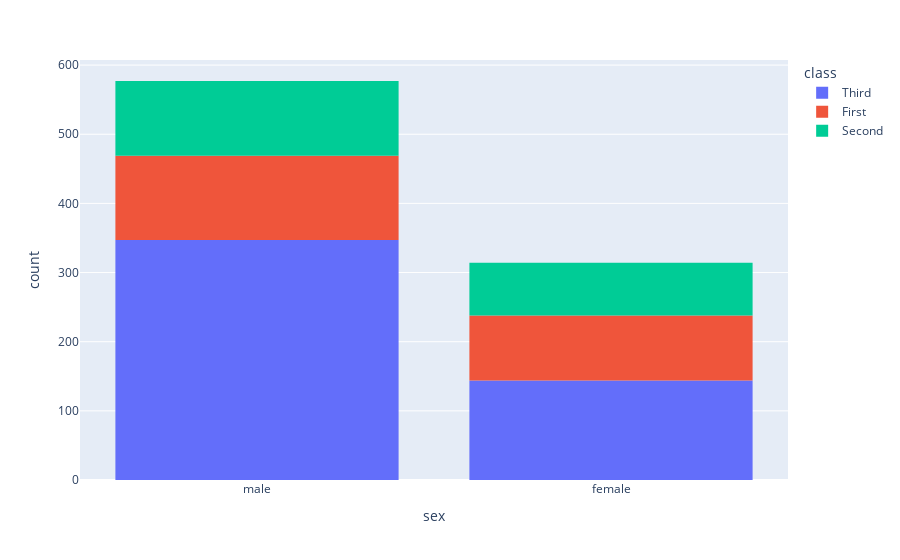

Write notebook code for a chart like this one.
### Code cell
px.histogram(titanic, x="sex", color="class") ## Multivariat = Mehrere Attribute können pro Plot ausgewertet werden

### Figure 1 — Plotly figure (JSON) as saved in the notebook; plotly's stock layout.template omitted (floating-point values rounded to 4 significant figures; data arrays with more than 128 entries replaced by an {"elided": "..."} marker saying what was removed)
{"data": [{"alignmentgroup": "True", "bingroup": "x", "hovertemplate": "class=Third<br>sex=%{x}<br>count=%{y}<extra></extra>", "legendgroup": "Third", "marker": {"color": "#636efa"}, "name": "Third", "offsetgroup": "Third", "orientation": "v", "showlegend": true, "type": "histogram", "x": {"elided": "491 str values"}, "xaxis": "x", "yaxis": "y"}, {"alignmentgroup": "True", "bingroup": "x", "hovertemplate": "class=First<br>sex=%{x}<br>count=%{y}<extra></extra>", "legendgroup": "First", "marker": {"color": "#EF553B"}, "name": "First", "offsetgroup": "First", "orientation": "v", "showlegend": true, "type": "histogram", "x": {"elided": "216 str values"}, "xaxis": "x", "yaxis": "y"}, {"alignmentgroup": "True", "bingroup": "x", "hovertemplate": "class=Second<br>sex=%{x}<br>count=%{y}<extra></extra>", "legendgroup": "Second", "marker": {"color": "#00cc96"}, "name": "Second", "offsetgroup": "Second", "orientation": "v", "showlegend": true, "type": "histogram", "x": {"elided": "184 str values"}, "xaxis": "x", "yaxis": "y"}], "layout": {"barmode": "relative", "legend": {"title": {"text": "class"}, "tracegroupgap": 0}, "margin": {"t": 60}, "xaxis": {"anchor": "y", "domain": [0, 1], "title": {"text": "sex"}}, "yaxis": {"anchor": "x", "domain": [0, 1], "title": {"text": "count"}}}}
